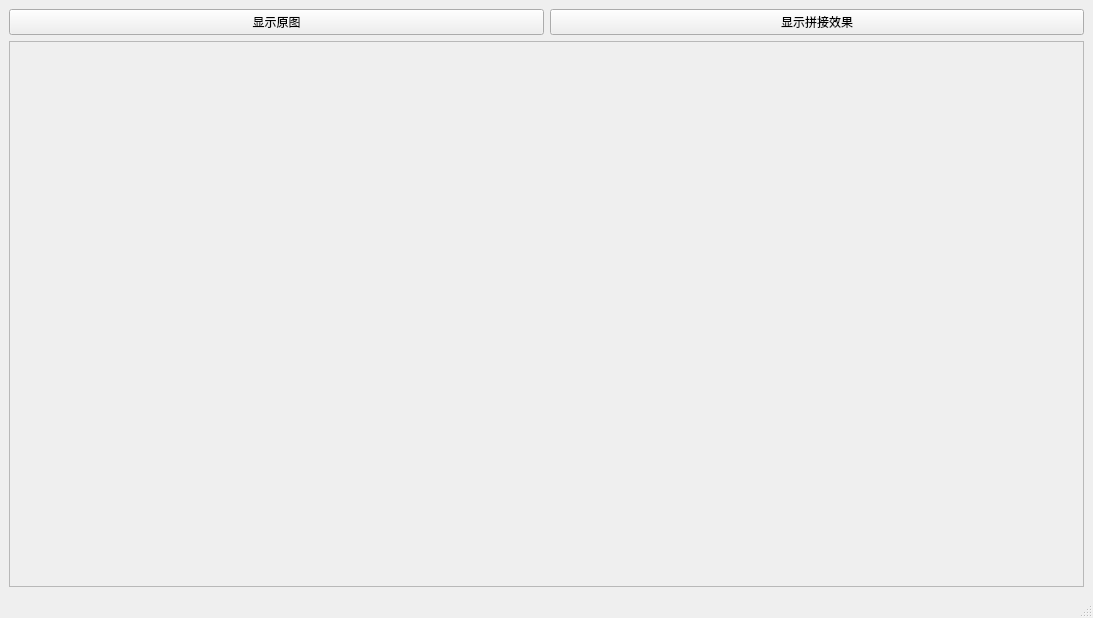
<?xml version="1.0" encoding="UTF-8"?>
<ui version="4.0">
 <class>stich</class>
 <widget class="QMainWindow" name="stich">
  <property name="geometry">
   <rect>
    <x>0</x>
    <y>0</y>
    <width>1093</width>
    <height>618</height>
   </rect>
  </property>
  <property name="sizePolicy">
   <sizepolicy hsizetype="Expanding" vsizetype="Expanding">
    <horstretch>0</horstretch>
    <verstretch>0</verstretch>
   </sizepolicy>
  </property>
  <property name="windowTitle">
   <string>stich</string>
  </property>
  <widget class="QWidget" name="centralwidget">
   <property name="sizePolicy">
    <sizepolicy hsizetype="Expanding" vsizetype="Expanding">
     <horstretch>0</horstretch>
     <verstretch>0</verstretch>
    </sizepolicy>
   </property>
   <layout class="QVBoxLayout" name="_2">
    <item>
     <layout class="QHBoxLayout" name="horizontalLayout">
      <item>
       <widget class="QPushButton" name="btn_show_origin_img">
        <property name="text">
         <string>显示原图</string>
        </property>
       </widget>
      </item>
      <item>
       <widget class="QPushButton" name="btn_show_stitch_img">
        <property name="text">
         <string>显示拼接效果</string>
        </property>
       </widget>
      </item>
     </layout>
    </item>
    <item>
     <widget class="QScrollArea" name="scrollArea">
      <property name="widgetResizable">
       <bool>true</bool>
      </property>
      <widget class="QWidget" name="scrollAreaWidgetContents">
       <property name="geometry">
        <rect>
         <x>0</x>
         <y>0</y>
         <width>1073</width>
         <height>516</height>
        </rect>
       </property>
       <layout class="QGridLayout" name="gridLayout">
        <item row="0" column="0">
         <widget class="QLabel" name="label">
          <property name="text">
           <string/>
          </property>
         </widget>
        </item>
       </layout>
      </widget>
     </widget>
    </item>
   </layout>
  </widget>
  <widget class="QMenuBar" name="menubar">
   <property name="geometry">
    <rect>
     <x>0</x>
     <y>0</y>
     <width>1093</width>
     <height>22</height>
    </rect>
   </property>
  </widget>
  <widget class="QStatusBar" name="statusbar"/>
 </widget>
 <resources/>
 <connections/>
</ui>
